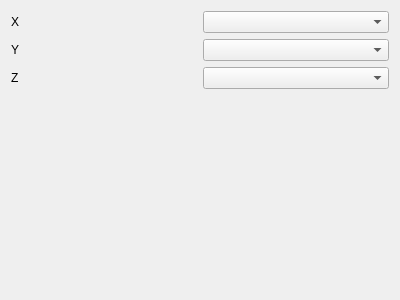
<?xml version="1.0" encoding="UTF-8"?>
<ui version="4.0">
 <class>GPlyVertexConfiguration</class>
 <widget class="QWidget" name="GPlyVertexConfiguration">
  <property name="geometry">
   <rect>
    <x>0</x>
    <y>0</y>
    <width>400</width>
    <height>300</height>
   </rect>
  </property>
  <property name="windowTitle">
   <string>Form</string>
  </property>
  <layout class="QVBoxLayout" name="verticalLayout">
   <item>
    <layout class="QGridLayout" name="gridLayout">
     <item row="1" column="1">
      <widget class="QComboBox" name="comboBoxY"/>
     </item>
     <item row="2" column="0">
      <widget class="QLabel" name="label_3">
       <property name="text">
        <string>Z</string>
       </property>
      </widget>
     </item>
     <item row="1" column="0">
      <widget class="QLabel" name="label_2">
       <property name="text">
        <string>Y</string>
       </property>
      </widget>
     </item>
     <item row="0" column="1">
      <widget class="QComboBox" name="comboBoxX"/>
     </item>
     <item row="0" column="0">
      <widget class="QLabel" name="label">
       <property name="text">
        <string>X</string>
       </property>
      </widget>
     </item>
     <item row="2" column="1">
      <widget class="QComboBox" name="comboBoxZ"/>
     </item>
    </layout>
   </item>
   <item>
    <spacer name="verticalSpacer">
     <property name="orientation">
      <enum>Qt::Vertical</enum>
     </property>
     <property name="sizeHint" stdset="0">
      <size>
       <width>20</width>
       <height>199</height>
      </size>
     </property>
    </spacer>
   </item>
  </layout>
 </widget>
 <resources/>
 <connections/>
</ui>
